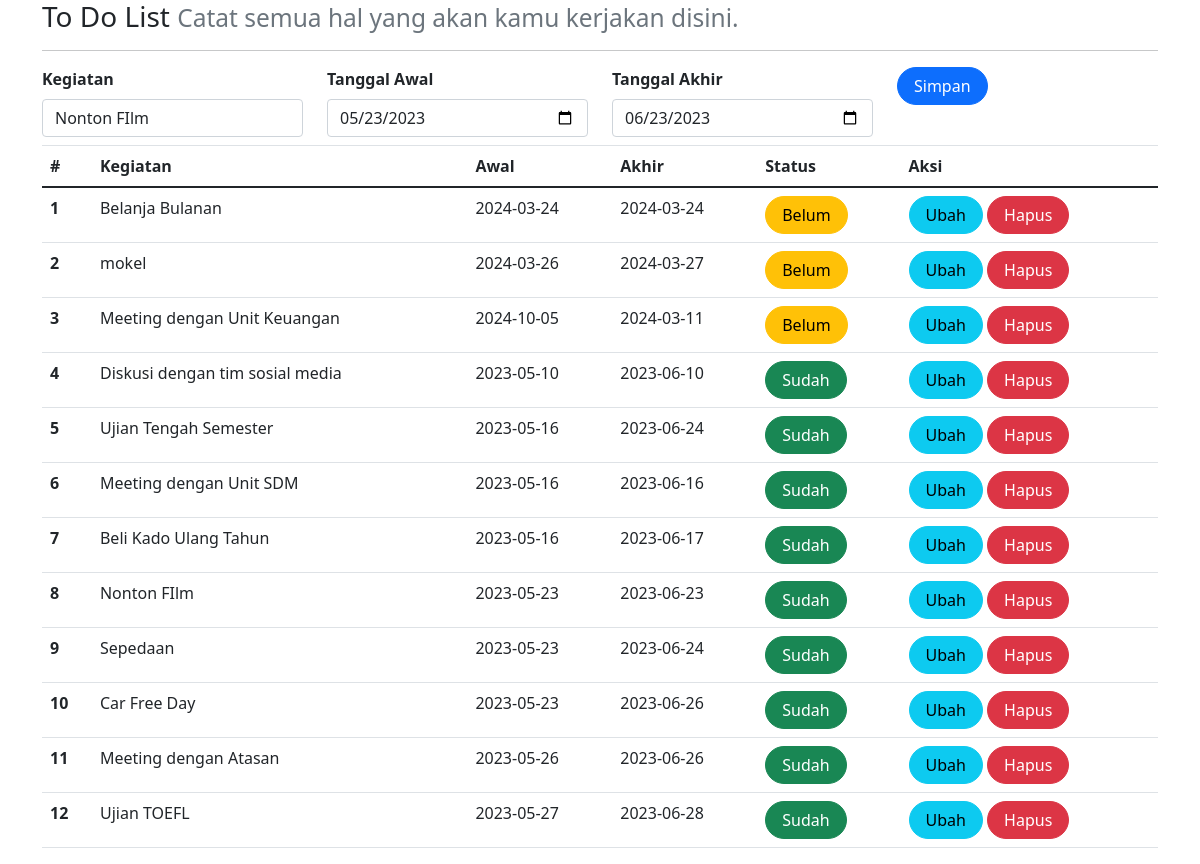
The page /index.php?id=3 on the database its author committed.
### tables this page shows
CREATE TABLE `kegiatan` (
  `id` int(11) NOT NULL,
  `isi` text DEFAULT NULL,
  `tgl_awal` date DEFAULT NULL,
  `tgl_akhir` date DEFAULT NULL,
  `status` int(11) DEFAULT NULL
);

### index.php (the view, shortened to what this page needs)
<?php
include_once("koneksi.php");
?>
<!DOCTYPE html>
    <html lang="en">
    <head>
        <link rel="stylesheet" href="assets/css/bootstrap.css">
        <link href="https://cdn.jsdelivr.net/npm/bootstrap@5.0.2/dist/css/bootstrap.min.css"
        rel="stylesheet"
>
    </head>
    <body>
        <div class="container">
            <h3>
                <small class="text-muted">
                    Catat semua hal yang akan kamu kerjakan disini.
                </small>
            </h3>
        <hr>
        <form class="form row" method="POST" action="" name="myForm" onsubmit="return(validate());">
            <?php
            $isi = '';
            $tgl_awal = '';
            $tgl_akhir = '';
            if (isset($_GET['id'])) {
                $ambil = mysqli_query($mysqli,
                "SELECT * FROM kegiatan
                WHERE id='" . $_GET['id'] . "'");
                while ($row = mysqli_fetch_array($ambil)) {
                    $isi = $row['isi'];
                    $tgl_awal = $row['tgl_awal'];
                    $tgl_akhir = $row['tgl_akhir'];
                }
            ?>
            <?php
            }
            ?>
            <div class="col">
                <label for="inputIsi" class="form-label fw-bold">
                    Kegiatan
                </label>
                <input type="text" class="form-control" name="isi" id="inputIsi" placeholder="Kegiatan" value="<?php echo $isi ?>">
            </div>
            <div class="col">
                <label for="inputTanggalAwal" class="form-label fw-bold">
                    Tanggal Awal
                </label>
                <input type="date" class="form-control" name="tgl_awal" id="inputTanggalAwal" placeholder="Tanggal Awal" value="<?php echo $tgl_awal ?>">
            </div>
            <div class="col mb-2">
                <label for="inputTanggalAkhir" class="form-label fw-bold">
                Tanggal Akhir
                </label>
                <input type="date" class="form-control" name="tgl_akhir" id="inputTanggalAkhir" placeholder="Tanggal Akhir" value="<?php echo $tgl_akhir ?>">
            </div>
            <div class="col">
                <button type="submit" class="btn btn-primary rounded-pill px-3" name="simpan">Simpan</button>
            </div>
        </form>
        <table class="table table-hover">
            <thead>
                <tr>
                    <th scope="col">#</th>
                    <th scope="col">Kegiatan</th>
                    <th scope="col">Awal</th>
                    <th scope="col">Akhir</th>
                    <th scope="col">Status</th>
                    <th scope="col">Aksi</th>
                </tr>
            </thead>
            <tbody>
                <?php
                $result = mysqli_query(
                    $mysqli,"SELECT * FROM kegiatan ORDER BY status,tgl_awal"
                    );
                $no = 1;
                while ($data = mysqli_fetch_array($result)) {
                ?>
                    <tr>
                        <th scope="row"><?php echo $no++ ?></th>
                        <td><?php echo $data['isi'] ?></td>
                        <td><?php echo $data['tgl_awal'] ?></td>
                        <td><?php echo $data['tgl_akhir'] ?></td>
                        <td>
                            <?php
                            if ($data['status'] == '1') {
                            ?>
                                <a class="btn btn-success rounded-pill px-3" type="button"
                                href="index.php?id=<?php echo $data['id'] ?>&aksi=ubah_status&status=0">
                                Sudah
                                </a>
                            <?php
                            } else {
                            ?>
                                <a class="btn btn-warning rounded-pill px-3" type="button"
                                href="index.php?id=<?php echo $data['id'] ?>&aksi=ubah_status&status=1">
                                Belum</a>
                            <?php
                            }
                            ?>
                        </td>
                        <td>
                            <a class="btn btn-info rounded-pill px-3"
                            href="index.php?id=<?php echo $data['id'] ?>">Ubah
                            </a>
                            <a class="btn btn-danger rounded-pill px-3"
                            href="index.php?id=<?php echo $data['id'] ?>&aksi=hapus">Hapus
                            </a>
                        </td>
                    </tr>
                <?php
                }
                ?>
            </tbody>
        </table>
    </body>
</html>

### rows shown on the page
kegiatan: isi "Nonton FIlm", tgl_awal "05/23/2023", tgl_akhir "06/23/2023", tgl_awal "2023-05-23", tgl_akhir "2023-06-23"
kegiatan: isi "Belanja Bulanan", tgl_awal "2024-03-24", tgl_akhir "2024-03-24"
kegiatan: isi "mokel", tgl_awal "2024-03-26", tgl_akhir "2024-03-27"
kegiatan: isi "Meeting dengan Unit Keuangan", tgl_awal "2024-10-05", tgl_akhir "2024-03-11"
kegiatan: isi "Diskusi dengan tim sosial media", tgl_awal "2023-05-10", tgl_akhir "2023-06-10"
kegiatan: isi "Ujian Tengah Semester", tgl_awal "2023-05-16", tgl_akhir "2023-06-24"
kegiatan: isi "Meeting dengan Unit SDM", tgl_awal "2023-05-16", tgl_akhir "2023-06-16"
kegiatan: isi "Beli Kado Ulang Tahun", tgl_awal "2023-05-16", tgl_akhir "2023-06-17"
kegiatan: isi "Sepedaan", tgl_awal "2023-05-23", tgl_akhir "2023-06-24"
kegiatan: isi "Car Free Day", tgl_awal "2023-05-23", tgl_akhir "2023-06-26"
kegiatan: isi "Meeting dengan Atasan", tgl_awal "2023-05-26", tgl_akhir "2023-06-26"
kegiatan: isi "Ujian TOEFL", tgl_awal "2023-05-27", tgl_akhir "2023-06-28"
